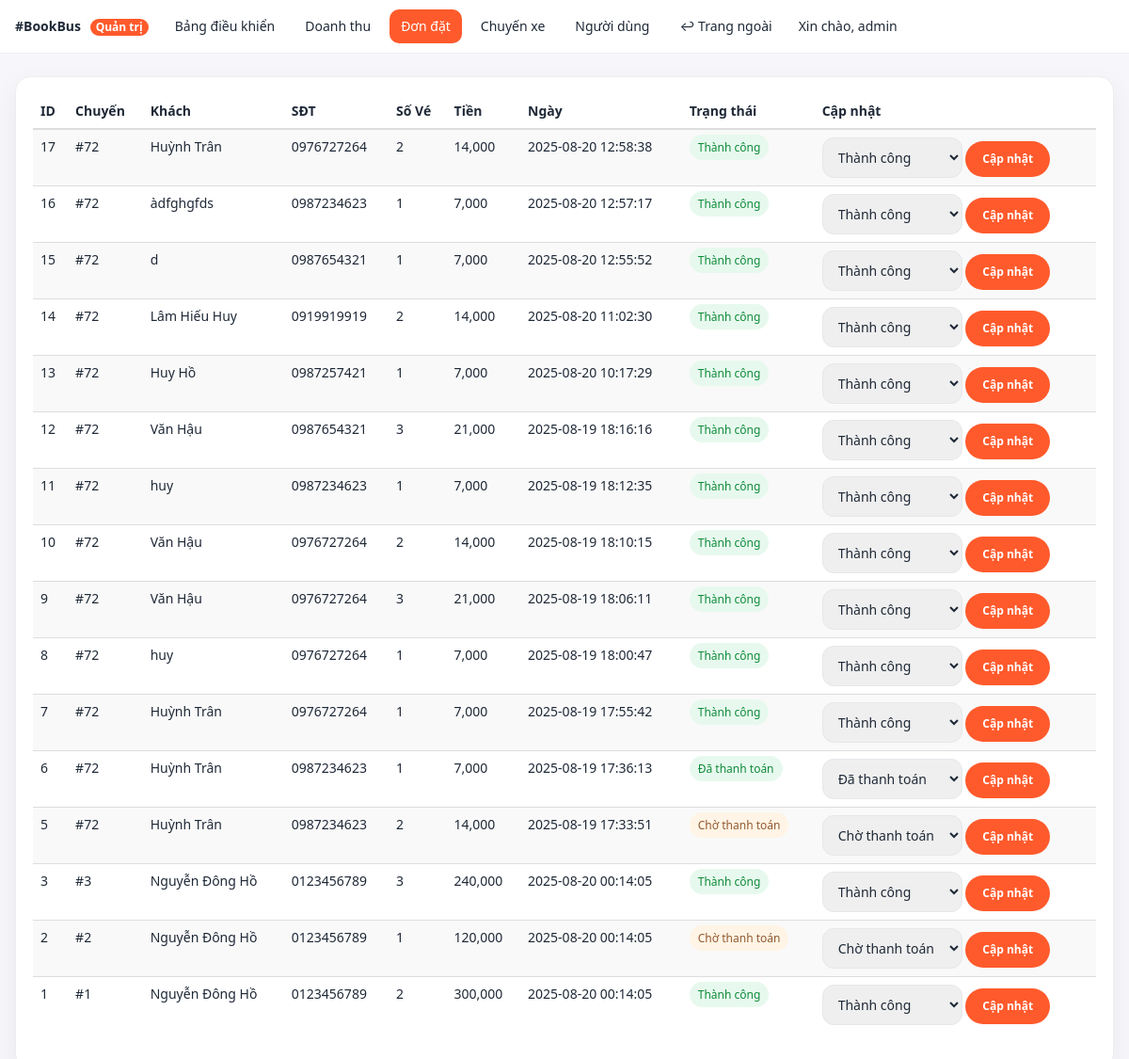
Page /admin/orders.php (signed in) on the earlier database version.
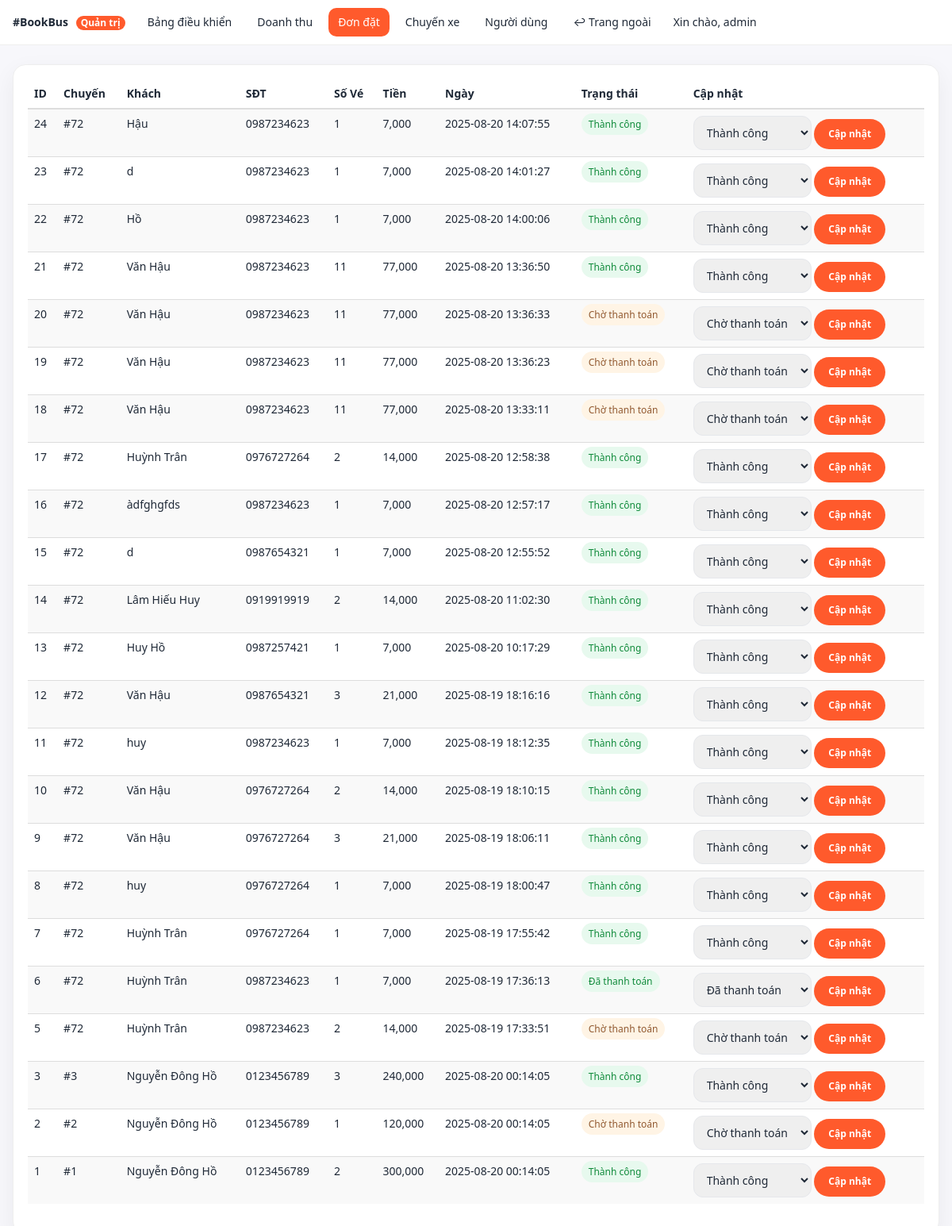
Same page on the later database version.
### tables this page shows
CREATE TABLE "dat_ve" (
        id INTEGER PRIMARY KEY AUTOINCREMENT,
        user_id INTEGER,
        id_chuyen INTEGER,
        ho_ten TEXT,
        email TEXT,
        sdt TEXT,
        so_luong INTEGER DEFAULT 1,
        amount REAL DEFAULT 0,
        gia_ve REAL DEFAULT 0,
        payment_status TEXT DEFAULT 'pending',
        order_id TEXT,
        ngay_dat TEXT DEFAULT (datetime('now', 'localtime')),
        created_at TEXT DEFAULT (datetime('now', 'localtime'))
    , payment_provider TEXT DEFAULT 'mock', txn_id TEXT, ipn_payload TEXT, updated_at TEXT);

### admin/orders.php (the view, shortened to what this page needs)
<?php
$active = "orders";
require_once __DIR__ . "/_layout_top.php";
require_once __DIR__ . "/../libs/db_chuyenxe.php";
$rows = $pdo->query("SELECT id,id_chuyen,ho_ten,sdt,so_luong,amount,ngay_dat,payment_status FROM dat_ve ORDER BY id DESC")->fetchAll(PDO::FETCH_ASSOC);
function vn_status($s){
  $map = [
    'pending'  => 'Chờ thanh toán',
    'paid'     => 'Đã thanh toán',
    'success'  => 'Thành công',
    'failed'   => 'Thất bại',
    'refunded' => 'Đã hoàn tiền',
  ];
  return $map[$s] ?? $s;
}
function badge_class($s){
  if ($s==='pending') return 'badge-status badge-pending';
  return 'badge-status badge-success';
}
$opts = ['pending','paid','success','failed','refunded'];
?>
<div class="cardx">
  <div class="table-responsive">
  <table class="table table-sm table-striped align-middle">
    <thead><tr>
      <th>ID</th><th>Chuyến</th><th>Khách</th><th>SĐT</th><th>Số Vé</th><th>Tiền</th><th>Ngày</th><th>Trạng thái</th><th>Cập nhật</th>
    </tr></thead>
    <tbody>
    <?php foreach($rows as $r): $st=$r['payment_status']; ?>
    <tr>
      <td><?=$r['id']?></td>
      <td>#<?=$r['id_chuyen']?></td>
      <td><?=htmlspecialchars($r['ho_ten'])?></td>
      <td><?=htmlspecialchars($r['sdt'])?></td>
      <td><?=$r['so_luong']?></td>
      <td><?=number_format((int)$r['amount'])?></td>
      <td><?=htmlspecialchars($r['ngay_dat'])?></td>
      <td><span class="<?=badge_class($st)?>"><?=vn_status($st)?></span></td>
      <td>
        <form method="post" action="orders_action.php" class="d-flex gap-2 align-items-center">
          <select name="status" class="form-select form-select-sm" style="width:auto;">
            <?php foreach($opts as $o): ?>
              <option value="<?=$o?>" <?=$st===$o?'selected':''?>><?=vn_status($o)?></option>
            <?php endforeach; ?>
          </select>
          <button class="btn btn-sm btn-brand">Cập nhật</button>
        </form>
      </td>
    </tr>
    <?php endforeach; ?>
    </tbody>
  </table>
  </div>
</div>
<?php require_once __DIR__ . "/_layout_bottom.php"; ?>

### admin/_layout_top.php (shortened to what this page needs)
<!doctype html>
<html lang="vi">
<head>
  <link rel="stylesheet" href="../css/bootstrap.min.css">
  <link rel="stylesheet" href="assets/admin.css">
</head>
<body class="admin-body">
  <header class="admin-header">
    <div class="brand">
      <a href="index.php" class="brand-link">#BookBus <span class="badge">Quản trị</span></a>
    </div>
    <nav class="admin-nav">
      <a class="nav-link <?= ($active ?? '')==='dashboard'?'active':'' ?>" href="index.php">Bảng điều khiển</a>
      <a class="nav-link <?= ($active ?? '')==='revenue'?'active':'' ?>" href="doanhthu.php">Doanh thu</a>
      <a class="nav-link <?= ($active ?? '')==='orders'?'active':'' ?>" href="orders.php">Đơn đặt</a>
      <a class="nav-link <?= ($active ?? '')==='trips'?'active':'' ?>" href="trips.php">Chuyến xe</a>
      <a class="nav-link <?= ($active ?? '')==='users'?'active':'' ?>" href="users.php">Người dùng</a>
      <a class="nav-link" href="../trangchu.php">↩ Trang ngoài</a>
    </nav>
    <div class="admin-user">
      <span class="hello">Xin chào, <?= htmlspecialchars($_SESSION['user']['username'] ?? ($_SESSION['user']['email'] ?? 'admin')) ?></span>
    </div>
  </header>
  <main class="admin-main container-xl">

### admin/_layout_bottom.php (shortened to what this page needs)
</main>
</body>
</html>

### admin/assets/admin.css (style rules this page uses)
:root { --brand:#ff5a2c;--brand-ink:#1f2937;--muted:#6b7280;--bg:#f7f7fb;--card:#fff;--ring:rgba(255,90,44,.35) }
.admin-body { background:var(--bg);color:var(--brand-ink);font-family:system-ui,-apple-system,Segoe UI,Roboto,Helvetica,Arial,sans-serif }
.admin-header { position:sticky;top:0;z-index:100;display:flex;align-items:center;gap:16px;background:#fff;border-bottom:1px solid #eee;padding:10px 16px }
.brand-link { text-decoration:none;color:var(--brand-ink);font-weight:800 }
.brand .badge { background:var(--brand);color:#fff;font-size:12px;padding:3px 6px;border-radius:999px;margin-left:6px }
.admin-nav { display:flex;gap:8px }
.admin-nav .nav-link { padding:8px 12px;border-radius:10px;text-decoration:none;color:var(--brand-ink) }
.admin-nav .nav-link.active { background:var(--brand);color:#fff }
.admin-main { padding:24px 16px }
.cardx { background:var(--card);border-radius:16px;box-shadow:0 10px 30px rgba(0,0,0,.06);border:1px solid #eee;padding:18px }
.form-control,.form-select { border-radius:12px;border:1px solid #e5e7eb;padding:10px 12px }
.btn-brand { background:var(--brand);color:#fff;border:none;border-radius:999px;padding:10px 18px;font-weight:600 }
.badge-status { padding:5px 9px;border-radius:999px;font-size:12px }
.badge-success { background:#e7f9ee;color:#0f8a3a }
.badge-pending { background:#fff4e5;color:#915930 }

Differences in the rows shown:
added dat_ve: id "24", id_chuyen "72", ho_ten "Hậu", sdt "0987234623", so_luong "1", amount "7,000", ngay_dat "2025-08-20 14:07:55", payment_status "Thành công", status "Thành công"
added dat_ve: id "23", id_chuyen "72", ho_ten "d", sdt "0987234623", so_luong "1", amount "7,000", ngay_dat "2025-08-20 14:01:27", payment_status "Thành công", status "Thành công"
added dat_ve: id "22", id_chuyen "72", ho_ten "Hồ", sdt "0987234623", so_luong "1", amount "7,000", ngay_dat "2025-08-20 14:00:06", payment_status "Thành công", status "Thành công"
added dat_ve: id "21", id_chuyen "72", ho_ten "Văn Hậu", sdt "0987234623", so_luong "11", amount "77,000", ngay_dat "2025-08-20 13:36:50", payment_status "Thành công", status "Thành công"
added dat_ve: id "20", id_chuyen "72", ho_ten "Văn Hậu", sdt "0987234623", so_luong "11", amount "77,000", ngay_dat "2025-08-20 13:36:33", payment_status "Chờ thanh toán", status "Chờ thanh toán"
added dat_ve: id "19", id_chuyen "72", ho_ten "Văn Hậu", sdt "0987234623", so_luong "11", amount "77,000", ngay_dat "2025-08-20 13:36:23", payment_status "Chờ thanh toán", status "Chờ thanh toán"
added dat_ve: id "18", id_chuyen "72", ho_ten "Văn Hậu", sdt "0987234623", so_luong "11", amount "77,000", ngay_dat "2025-08-20 13:33:11", payment_status "Chờ thanh toán", status "Chờ thanh toán"
